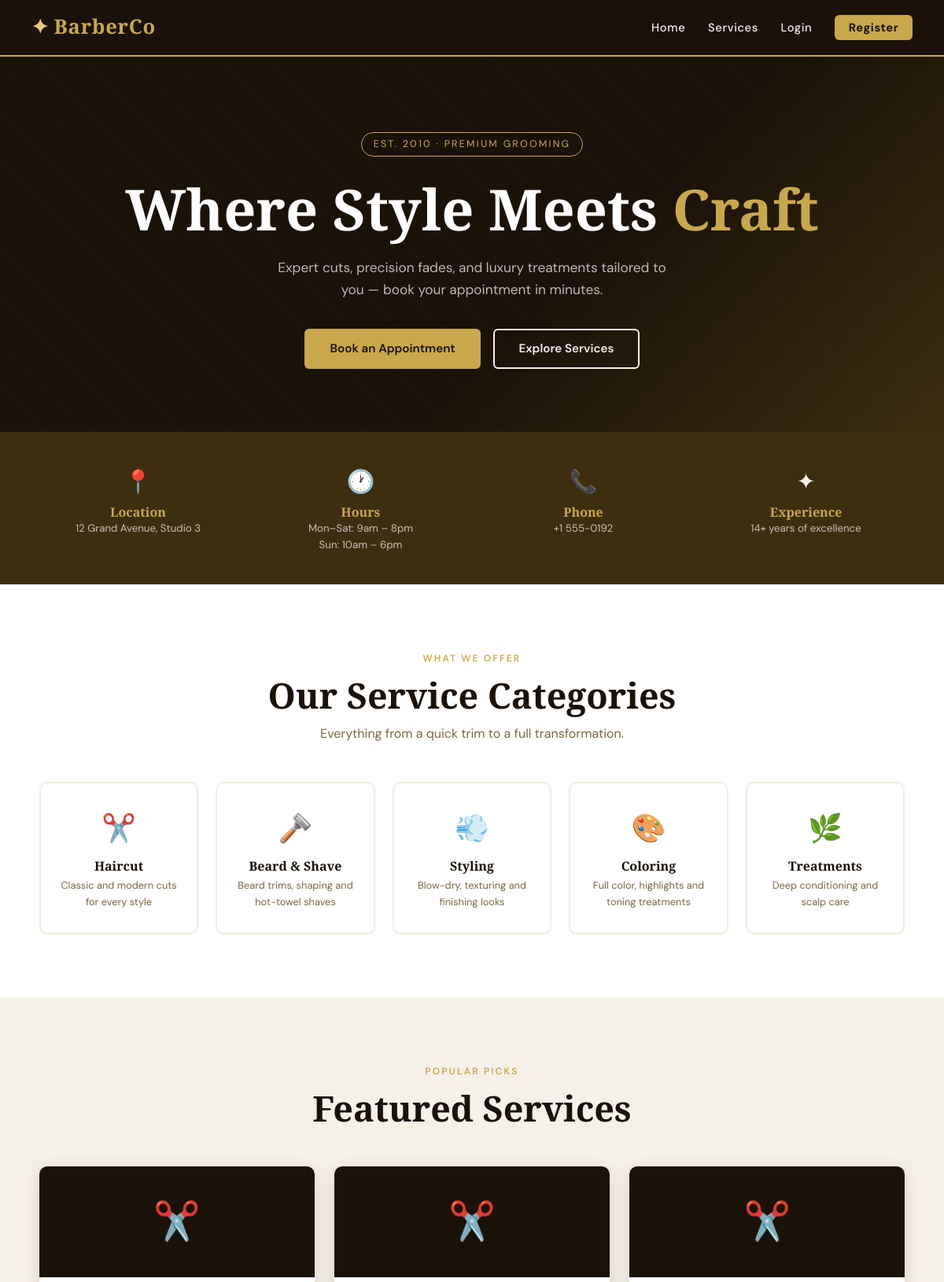
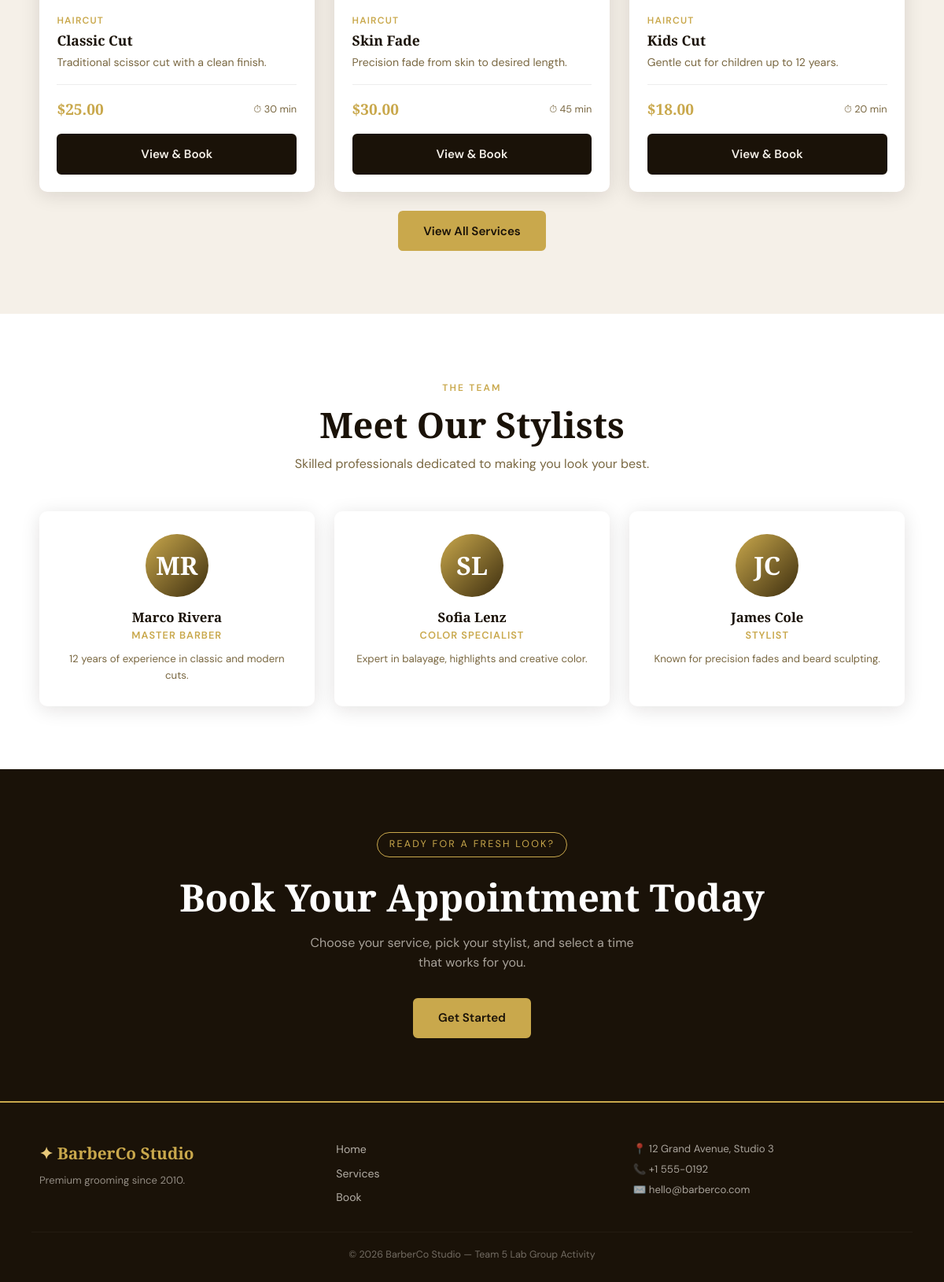
The page / on the database its author committed (2 pictures, top to bottom).
### tables this page shows
CREATE TABLE IF NOT EXISTS categories (
    id INT AUTO_INCREMENT PRIMARY KEY,
    name VARCHAR(100) NOT NULL,
    description TEXT,
    icon VARCHAR(50)
);

CREATE TABLE IF NOT EXISTS services (
    id INT AUTO_INCREMENT PRIMARY KEY,
    category_id INT NOT NULL,
    name VARCHAR(150) NOT NULL,
    description TEXT,
    price DECIMAL(6,2) NOT NULL,
    duration_minutes INT NOT NULL DEFAULT 30,
    image VARCHAR(255),
    FOREIGN KEY (category_id) REFERENCES categories(id) ON DELETE CASCADE
);

CREATE TABLE IF NOT EXISTS staff (
    id INT AUTO_INCREMENT PRIMARY KEY,
    name VARCHAR(100) NOT NULL,
    role VARCHAR(100) NOT NULL,
    bio TEXT,
    photo VARCHAR(255),
    available TINYINT(1) DEFAULT 1
);

### index.php (the view, shortened to what this page needs)
<?php
require_once __DIR__ . '/includes/db.php';
require_once __DIR__ . '/includes/header.php';
$featured = $conn->query("SELECT s.*, c.name AS cat_name, c.icon FROM services s JOIN categories c ON s.category_id = c.id LIMIT 3");
$categories = $conn->query("SELECT * FROM categories");
$staff = $conn->query("SELECT * FROM staff WHERE available=1 LIMIT 3");
?>
<section class="hero">
    <div class="hero-tag">Est. 2010 · Premium Grooming</div>
    <h1>Where Style Meets <em>Craft</em></h1>
    <p>Expert cuts, precision fades, and luxury treatments tailored to you — book your appointment in minutes.</p>
    <div class="hero-actions">
        <a href="<?= BASE_URL ?>pages/book.php" class="btn btn-gold">Book an Appointment</a>
        <a href="<?= BASE_URL ?>pages/services.php" class="btn btn-outline">Explore Services</a>
    </div>
</section>
<div class="info-bar">
    <div class="inner">
        <div class="info-item">
            <div class="icon">📍</div>
            <h4>Location</h4>
            <p>12 Grand Avenue, Studio 3</p>
        </div>
        <div class="info-item">
            <div class="icon">🕐</div>
            <h4>Hours</h4>
            <p>Mon–Sat: 9am – 8pm<br>Sun: 10am – 6pm</p>
        </div>
        <div class="info-item">
            <div class="icon">📞</div>
            <h4>Phone</h4>
            <p>+1 555-0192</p>
        </div>
        <div class="info-item">
            <div class="icon">✦</div>
            <h4>Experience</h4>
            <p>14+ years of excellence</p>
        </div>
    </div>
</div>
<section class="section section-light">
    <div class="max-w">
        <div class="section-header">
            <div class="tag">What We Offer</div>
            <h2>Our Service Categories</h2>
            <p>Everything from a quick trim to a full transformation.</p>
        </div>
        <div class="grid-4">
            <?php while ($cat = $categories->fetch_assoc()): ?>
            <a href="<?= BASE_URL ?>pages/services.php?cat=<?= $cat['id'] ?>" class="cat-card" style="text-decoration:none;color:inherit;">
                <div class="icon"><?= $cat['icon'] ?></div>
                <h3><?= htmlspecialchars($cat['name']) ?></h3>
                <p><?= htmlspecialchars($cat['description']) ?></p>
            </a>
            <?php endwhile; ?>
        </div>
    </div>
</section>
<section class="section">
    <div class="max-w">
        <div class="section-header">
            <div class="tag">Popular Picks</div>
            <h2>Featured Services</h2>
        </div>
        <div class="grid-3">
            <?php while ($svc = $featured->fetch_assoc()): ?>
            <div class="card">
                <div style="background:var(--dark);padding:2rem;text-align:center;font-size:3rem;">
                    <?= $svc['icon'] ?>
                </div>
                <div class="card-body">
                    <p style="font-size:.75rem;color:var(--gold);font-weight:600;text-transform:uppercase;letter-spacing:.1em;margin-bottom:.3rem;"><?= htmlspecialchars($svc['cat_name']) ?></p>
                    <h3><?= htmlspecialchars($svc['name']) ?></h3>
                    <p><?= htmlspecialchars($svc['description']) ?></p>
                    <div class="card-meta">
                        <span class="price">$<?= number_format($svc['price'], 2) ?></span>
                        <span class="duration">⏱ <?= $svc['duration_minutes'] ?> min</span>
                    </div>
                    <a href="<?= BASE_URL ?>pages/service_detail.php?id=<?= $svc['id'] ?>" class="btn btn-dark btn-full mt-2">View &amp; Book</a>
                </div>
            </div>
            <?php endwhile; ?>
        </div>
        <div class="text-center mt-3">
            <a href="<?= BASE_URL ?>pages/services.php" class="btn btn-gold">View All Services</a>
        </div>
    </div>
</section>
<section class="section section-light">
    <div class="max-w">
        <div class="section-header">
            <div class="tag">The Team</div>
            <h2>Meet Our Stylists</h2>
            <p>Skilled professionals dedicated to making you look your best.</p>
        </div>
        <div class="grid-3">
            <?php while ($s = $staff->fetch_assoc()):
                $initials = implode('', array_map(fn($w) => $w[0], explode(' ', $s['name'])));
            ?>
            <div class="staff-card">
                <div class="staff-avatar"><?= $initials ?></div>
                <h3><?= htmlspecialchars($s['name']) ?></h3>
                <div class="role"><?= htmlspecialchars($s['role']) ?></div>
                <p><?= htmlspecialchars($s['bio']) ?></p>
            </div>
            <?php endwhile; ?>
        </div>
    </div>
</section>
<section class="section section-dark" style="text-align:center;">
    <div class="hero-tag" style="margin-bottom:1.4rem;">Ready for a fresh look?</div>
    <h2 style="font-size:clamp(1.8rem,4vw,3rem);color:var(--white);margin-bottom:1rem;">
        Book Your Appointment Today
    </h2>
    <p style="color:rgba(245,240,232,.65);max-width:420px;margin:0 auto 2rem;">
        Choose your service, pick your stylist, and select a time that works for you.
    </p>
    <a href="<?= BASE_URL ?>pages/book.php" class="btn btn-gold">Get Started</a>
</section>
<?php require_once __DIR__ . '/includes/footer.php'; ?>

### includes/header.php (shortened to what this page needs)
<!DOCTYPE html>
<html lang="en">
<head>
    <link rel="stylesheet" href="<?= BASE_URL ?>css/style.css">
</head>
<body>
<nav class="navbar">
    <a class="navbar-brand" href="<?= BASE_URL ?>index.php">
        <span class="brand-icon">✦</span> BarberCo
    </a>
    <ul class="nav-links">
        <li><a href="<?= BASE_URL ?>index.php">Home</a></li>
        <li><a href="<?= BASE_URL ?>pages/services.php">Services</a></li>
        <?php if (isset($_SESSION['user_id'])): ?>
            <li><a href="<?= BASE_URL ?>pages/book.php" class="nav-cta">Book Now</a></li>
            <li><a href="<?= BASE_URL ?>pages/my_appointments.php">My Appointments</a></li>
            <li><a href="<?= BASE_URL ?>pages/logout.php">Logout</a></li>
        <?php else: ?>
            <li><a href="<?= BASE_URL ?>pages/login.php">Login</a></li>
            <li><a href="<?= BASE_URL ?>pages/register.php" class="nav-cta">Register</a></li>
        <?php endif; ?>
    </ul>
</nav>

### includes/footer.php
<footer class="site-footer">
    <div class="footer-inner">
        <div class="footer-brand">
            <span class="brand-icon">✦</span> BarberCo Studio
            <p>Premium grooming since 2010.</p>
        </div>
        <div class="footer-links">
            <a href="<?= BASE_URL ?>index.php">Home</a>
            <a href="<?= BASE_URL ?>pages/services.php">Services</a>
            <a href="<?= BASE_URL ?>pages/book.php">Book</a>
        </div>
        <div class="footer-contact">
            <p>📍 12 Grand Avenue, Studio 3</p>
            <p>📞 +1 555-0192</p>
            <p>✉️ hello@barberco.com</p>
        </div>
    </div>
    <p class="footer-copy">&copy; <?= date('Y') ?> BarberCo Studio — Team 5 Lab Group Activity</p>
</footer>
</body>
</html>

### rows shown on the page
categories: icon "✂️", name "Haircut", description "Classic and modern cuts for every style"
categories: icon "🪒", name "Beard & Shave", description "Beard trims, shaping and hot-towel shaves"
categories: icon "💨", name "Styling", description "Blow-dry, texturing and finishing looks"
categories: icon "🎨", name "Coloring", description "Full color, highlights and toning treatments"
categories: icon "🌿", name "Treatments", description "Deep conditioning and scalp care"
services: category.icon "✂️", category.name "HAIRCUT", name "Classic Cut", description "Traditional scissor cut with a clean finish.", price "25.00", duration_minutes "30"
services: category.icon "✂️", category.name "HAIRCUT", name "Skin Fade", description "Precision fade from skin to desired length.", price "30.00", duration_minutes "45"
services: category.icon "✂️", category.name "HAIRCUT", name "Kids Cut", description "Gentle cut for children up to 12 years.", price "18.00", duration_minutes "20"
staff: name "MR", name "Marco Rivera", role "MASTER BARBER", bio "12 years of experience in classic and modern cuts."
staff: name "SL", name "Sofia Lenz", role "COLOR SPECIALIST", bio "Expert in balayage, highlights and creative color."
staff: name "JC", name "James Cole", role "STYLIST", bio "Known for precision fades and beard sculpting."
